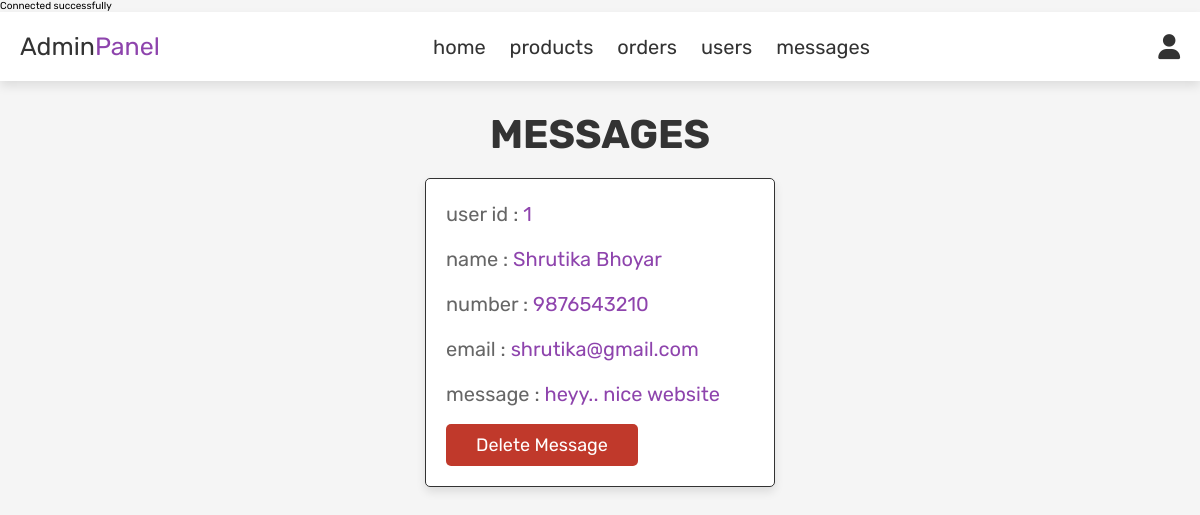
Page /admin_contacts.php (signed in) on the committed database.
### tables this page shows
CREATE TABLE `message` (
  `id` int(100) NOT NULL,
  `user_id` int(100) NOT NULL,
  `name` varchar(100) NOT NULL,
  `email` varchar(100) NOT NULL,
  `number` varchar(12) NOT NULL,
  `message` varchar(500) NOT NULL
);

### admin_contacts.php (the view, shortened to what this page needs)
<?php
include 'config.php';
?>
<!DOCTYPE html>
<html lang="en">
<head>
   <link rel="stylesheet" href="https://cdnjs.cloudflare.com/ajax/libs/font-awesome/6.0.0/css/all.min.css">
   <link rel="stylesheet" href="css/admin_style.css">
</head>
<body>
<?php include 'admin_header.php'; ?>
<section class="messages">
   <h1 class="title"> messages </h1>
   <div class="box-container">
   <?php
      $select_message = mysqli_query($conn, "SELECT * FROM `message`") or die('query failed');
      if(mysqli_num_rows($select_message) > 0){
         while($fetch_message = mysqli_fetch_assoc($select_message)){
   ?>
   <div class="box">
      <p> user id : <span><?php echo $fetch_message['user_id']; ?></span> </p>
      <p> name : <span><?php echo $fetch_message['name']; ?></span> </p>
      <p> number : <span><?php echo $fetch_message['number']; ?></span> </p>
      <p> email : <span><?php echo $fetch_message['email']; ?></span> </p>
      <p> message : <span><?php echo $fetch_message['message']; ?></span> </p>
      <a href="admin_contacts.php?delete=<?php echo $fetch_message['id']; ?>" onclick="return confirm('delete this message?');" class="delete-btn">delete message</a>
   </div>
   <?php
      };
   }else{
      echo '<p class="empty">you have no messages!</p>';
   }
   ?>
   </div>
</section>
</body>
</html>

### css/admin_style.css (style rules this page uses)
:root { --purple:#8e44ad; --red:#c0392b; --orange:#f39c12; --black:#333; --white:#fff; --light-color:#666; --light-white:#ccc; --light-bg:#f5f5f5; --border:.1rem solid var(--black); --box-shadow:0 .5rem 1rem rgba(0,0,0,.1); }
* { font-family: 'Rubik', sans-serif; margin:0; padding:0; box-sizing: border-box; outline: none; border:none; text-decoration: none; transition:all .2s linear; }
html { font-size: 62.5%; overflow-x: hidden; }
body { background-color: var(--light-bg); }
section { padding:3rem 2rem; }
.title { text-align: center; margin-bottom: 2rem; text-transform: uppercase; color:var(--black); font-size: 4rem; }
.btn, .option-btn, .delete-btn, .white-btn { display: inline-block; margin-top: 1rem; padding:1rem 3rem; cursor: pointer; color:var(--white); font-size: 1.8rem; border-radius: .5rem; text-transform: capitalize; }
.delete-btn { background-color: var(--red); }
.messages .box-container { display: grid; grid-template-columns: repeat(auto-fit, 35rem); justify-content: center; gap:1.5rem; max-width: 1200px; margin:0 auto; align-items: flex-start; }
.messages .box-container .box { background-color: var(--white); padding:2rem; border:var(--border); box-shadow: var(--box-shadow); border-radius: .5rem; }
.messages .box-container .box p { padding-bottom: 1.5rem; font-size: 2rem; color:var(--light-color); line-height: 1.5; }
.messages .box-container .box p span { color:var(--purple); }
.messages .box-container .box .delete-btn { margin-top: 0; }

### rows in the picture
message: user "1", name "Shrutika Bhoyar", number "9876543210", email "shrutika@gmail.com", message "heyy.. nice website"
